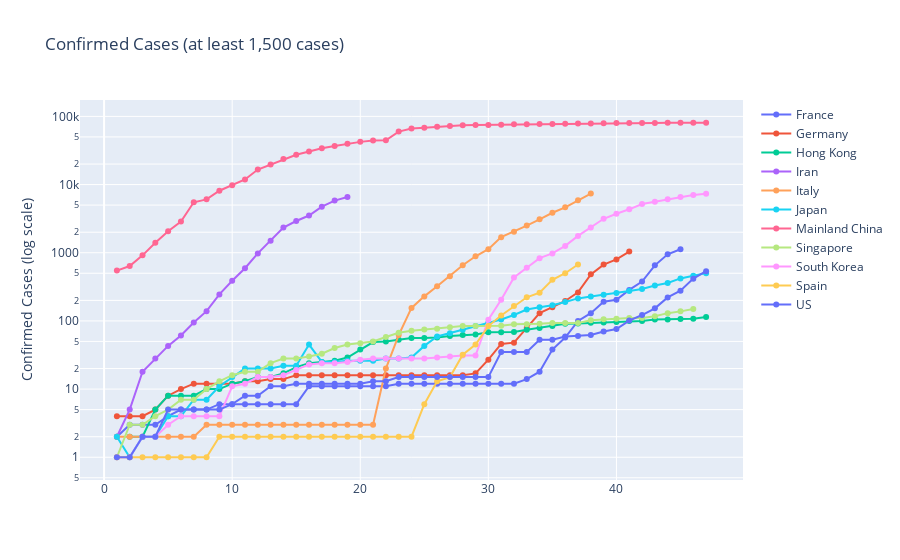

This figure's notebook cell:
### Code cell
fig = go.Figure()

fig.add_trace(go.Scatter(x=df_1500[df_1500['Country/Region'] == 'France']['NormalizedStart'], 
                         y=df_1500[df_1500['Country/Region'] == 'France']['Confirmed'],
                         mode='lines+markers',
                         name='France'))
fig.add_trace(go.Scatter(x=df_1500[df_1500['Country/Region'] == 'Germany']['NormalizedStart'], 
                         y=df_1500[df_1500['Country/Region'] == 'Germany']['Confirmed'],
                         mode='lines+markers',
                         name='Germany'))
fig.add_trace(go.Scatter(x=df_1500[df_1500['Country/Region'] == 'Hong Kong']['NormalizedStart'], 
                         y=df_1500[df_1500['Country/Region'] == 'Hong Kong']['Confirmed'],
                         mode='lines+markers',
                         name='Hong Kong'))
fig.add_trace(go.Scatter(x=df_1500[df_1500['Country/Region'] == 'Iran']['NormalizedStart'], 
                         y=df_1500[df_1500['Country/Region'] == 'Iran']['Confirmed'],
                         mode='lines+markers',
                         name='Iran'))
fig.add_trace(go.Scatter(x=df_1500[df_1500['Country/Region'] == 'Italy']['NormalizedStart'], 
                         y=df_1500[df_1500['Country/Region'] == 'Italy']['Confirmed'],
                         mode='lines+markers',
                         name='Italy'))
fig.add_trace(go.Scatter(x=df_1500[df_1500['Country/Region'] == 'Japan']['NormalizedStart'], 
                         y=df_1500[df_1500['Country/Region'] == 'Japan']['Confirmed'],
                         mode='lines+markers',
                         name='Japan'))
fig.add_trace(go.Scatter(x=df_1500[df_1500['Country/Region'] == 'Mainland China']['NormalizedStart'], 
                         y=df_1500[df_1500['Country/Region'] == 'Mainland China']['Confirmed'],
                         mode='lines+markers',
                         name='Mainland China'))
fig.add_trace(go.Scatter(x=df_1500[df_1500['Country/Region'] == 'Singapore']['NormalizedStart'], 
                         y=df_1500[df_1500['Country/Region'] == 'Singapore']['Confirmed'],
                         mode='lines+markers',
                         name='Singapore'))
fig.add_trace(go.Scatter(x=df_1500[df_1500['Country/Region'] == 'South Korea']['NormalizedStart'], 
                         y=df_1500[df_1500['Country/Region'] == 'South Korea']['Confirmed'],
                         mode='lines+markers',
                         name='South Korea'))
fig.add_trace(go.Scatter(x=df_1500[df_1500['Country/Region'] == 'Spain']['NormalizedStart'], 
                         y=df_1500[df_1500['Country/Region'] == 'Spain']['Confirmed'],
                         mode='lines+markers',
                         name='Spain'))
fig.add_trace(go.Scatter(x=df_1500[df_1500['Country/Region'] == 'US']['NormalizedStart'], 
                         y=df_1500[df_1500['Country/Region'] == 'US']['Confirmed'],
                         mode='lines+markers',
                         name='US'))

fig.update_layout(title = "Confirmed Cases (at least 1,500 cases)",
                  yaxis_title = "Confirmed Cases (log scale)",
                  yaxis_type="log")

fig.show()

### Figure 1 — Plotly figure (JSON) as saved in the notebook; plotly's stock layout.template omitted (floating-point values rounded to 4 significant figures)
{"data": [{"mode": "lines+markers", "name": "France", "type": "scatter", "x": [1, 2, 3, 4, 5, 6, 7, 8, 9, 10, 11, 12, 13, 14, 15, 16, 17, 18, 19, 20, 21, 22, 23, 24, 25, 26, 27, 28, 29, 30, 31, 32, 33, 34, 35, 36, 37, 38, 39, 40, 41, 42, 43, 44, 45], "y": [2, 3, 3, 3, 4, 5, 5, 5, 6, 6, 6, 6, 6, 6, 6, 11, 11, 11, 11, 11, 11, 11, 12, 12, 12, 12, 12, 12, 12, 12, 12, 12, 14, 18, 38, 57, 100, 130, 191, 204, 285, 377, 653, 949, 1126]}, {"mode": "lines+markers", "name": "Germany", "type": "scatter", "x": [1, 2, 3, 4, 5, 6, 7, 8, 9, 10, 11, 12, 13, 14, 15, 16, 17, 18, 19, 20, 21, 22, 23, 24, 25, 26, 27, 28, 29, 30, 31, 32, 33, 34, 35, 36, 37, 38, 39, 40, 41], "y": [4, 4, 4, 5, 8, 10, 12, 12, 12, 12, 13, 13, 14, 14, 16, 16, 16, 16, 16, 16, 16, 16, 16, 16, 16, 16, 16, 16, 17, 27, 46, 48, 79, 130, 159, 196, 262, 482, 670, 799, 1040]}, {"mode": "lines+markers", "name": "Hong Kong", "type": "scatter", "x": [2, 3, 4, 5, 6, 7, 8, 9, 10, 11, 12, 13, 14, 15, 16, 17, 18, 19, 20, 21, 22, 23, 24, 25, 26, 27, 28, 29, 30, 31, 32, 33, 34, 35, 36, 37, 38, 39, 40, 41, 42, 43, 44, 45, 46, 47], "y": [2, 2, 5, 8, 8, 8, 10, 10, 12, 13, 15, 15, 17, 21, 24, 25, 26, 29, 38, 49, 50, 53, 56, 56, 57, 60, 62, 63, 68, 68, 69, 74, 79, 84, 91, 92, 94, 95, 96, 100, 100, 105, 105, 107, 108, 114]}, {"mode": "lines+markers", "name": "Iran", "type": "scatter", "x": [1, 2, 3, 4, 5, 6, 7, 8, 9, 10, 11, 12, 13, 14, 15, 16, 17, 18, 19], "y": [2, 5, 18, 28, 43, 61, 95, 139, 245, 388, 593, 978, 1501, 2336, 2922, 3513, 4747, 5823, 6566]}, {"mode": "lines+markers", "name": "Italy", "type": "scatter", "x": [1, 2, 3, 4, 5, 6, 7, 8, 9, 10, 11, 12, 13, 14, 15, 16, 17, 18, 19, 20, 21, 22, 23, 24, 25, 26, 27, 28, 29, 30, 31, 32, 33, 34, 35, 36, 37, 38], "y": [2, 2, 2, 2, 2, 2, 2, 3, 3, 3, 3, 3, 3, 3, 3, 3, 3, 3, 3, 3, 3, 20, 62, 155, 229, 322, 453, 655, 888, 1128, 1694, 2036, 2502, 3089, 3858, 4636, 5883, 7375]}, {"mode": "lines+markers", "name": "Japan", "type": "scatter", "x": [1, 2, 3, 4, 5, 6, 7, 8, 9, 10, 11, 12, 13, 14, 15, 16, 17, 18, 19, 20, 21, 22, 23, 24, 25, 26, 27, 28, 29, 30, 31, 32, 33, 34, 35, 36, 37, 38, 39, 40, 41, 42, 43, 44, 45, 46, 47], "y": [2, 1, 2, 2, 4, 4, 7, 7, 11, 15, 20, 20, 20, 22, 22, 45, 25, 25, 26, 26, 26, 28, 28, 29, 43, 59, 66, 74, 84, 94, 105, 122, 147, 159, 170, 189, 214, 228, 241, 256, 274, 293, 331, 360, 420, 461, 502]}, {"mode": "lines+markers", "name": "Mainland China", "type": "scatter", "x": [1, 2, 3, 4, 5, 6, 7, 8, 9, 10, 11, 12, 13, 14, 15, 16, 17, 18, 19, 20, 21, 22, 23, 24, 25, 26, 27, 28, 29, 30, 31, 32, 33, 34, 35, 36, 37, 38, 39, 40, 41, 42, 43, 44, 45, 46, 47], "y": [547, 639, 916, 1399, 2062, 2863, 5494, 6070, 8124, 9783, 11871, 16607, 19693, 23680, 27409, 30553, 34075, 36778, 39790, 42306, 44327, 44699, 59832, 66292, 68347, 70446, 72364, 74139, 74546, 74999, 75472, 76922, 76938, 77152, 77660, 78065, 78498, 78824, 79251, 79826, 80026, 80151, 80271, 80422, 80573, 80652, 80699]}, {"mode": "lines+markers", "name": "Singapore", "type": "scatter", "x": [1, 2, 3, 4, 5, 6, 7, 8, 9, 10, 11, 12, 13, 14, 15, 16, 17, 18, 19, 20, 21, 22, 23, 24, 25, 26, 27, 28, 29, 30, 31, 32, 33, 34, 35, 36, 37, 38, 39, 40, 41, 42, 43, 44, 45, 46], "y": [1, 3, 3, 4, 5, 7, 7, 10, 13, 16, 18, 18, 24, 28, 28, 30, 33, 40, 45, 47, 50, 58, 67, 72, 75, 77, 81, 84, 84, 85, 85, 89, 89, 91, 93, 93, 93, 102, 106, 108, 110, 110, 117, 130, 138, 150]}, {"mode": "lines+markers", "name": "South Korea", "type": "scatter", "x": [1, 2, 3, 4, 5, 6, 7, 8, 9, 10, 11, 12, 13, 14, 15, 16, 17, 18, 19, 20, 21, 22, 23, 24, 25, 26, 27, 28, 29, 30, 31, 32, 33, 34, 35, 36, 37, 38, 39, 40, 41, 42, 43, 44, 45, 46, 47], "y": [1, 1, 2, 2, 3, 4, 4, 4, 4, 11, 12, 15, 15, 16, 19, 23, 24, 24, 25, 27, 28, 28, 28, 28, 28, 29, 30, 31, 31, 104, 204, 433, 602, 833, 977, 1261, 1766, 2337, 3150, 3736, 4335, 5186, 5621, 6088, 6593, 7041, 7314]}, {"mode": "lines+markers", "name": "Spain", "type": "scatter", "x": [1, 2, 3, 4, 5, 6, 7, 8, 9, 10, 11, 12, 13, 14, 15, 16, 17, 18, 19, 20, 21, 22, 23, 24, 25, 26, 27, 28, 29, 30, 31, 32, 33, 34, 35, 36, 37], "y": [1, 1, 1, 1, 1, 1, 1, 1, 2, 2, 2, 2, 2, 2, 2, 2, 2, 2, 2, 2, 2, 2, 2, 2, 6, 13, 15, 32, 45, 84, 120, 165, 222, 259, 400, 500, 673]}, {"mode": "lines+markers", "name": "US", "type": "scatter", "x": [1, 2, 3, 4, 5, 6, 7, 8, 9, 10, 11, 12, 13, 14, 15, 16, 17, 18, 19, 20, 21, 22, 23, 24, 25, 26, 27, 28, 29, 30, 31, 32, 33, 34, 35, 36, 37, 38, 39, 40, 41, 42, 43, 44, 45, 46, 47], "y": [1, 1, 2, 2, 5, 5, 5, 5, 5, 6, 8, 8, 11, 11, 12, 12, 12, 12, 12, 12, 13, 13, 15, 15, 15, 15, 15, 15, 15, 15, 35, 35, 35, 53, 53, 59, 60, 62, 70, 76, 101, 122, 153, 221, 278, 417, 537]}], "layout": {"title": {"text": "Confirmed Cases (at least 1,500 cases)"}, "yaxis": {"title": {"text": "Confirmed Cases (log scale)"}, "type": "log"}}}
